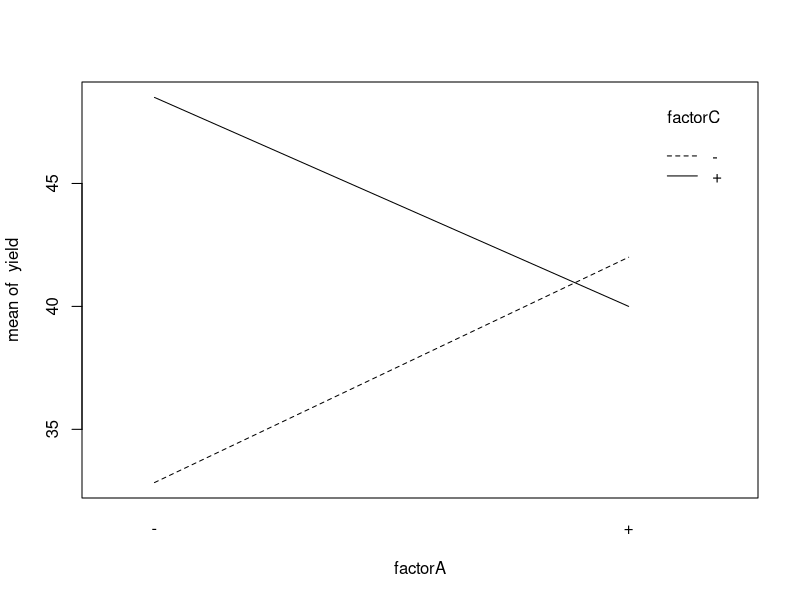
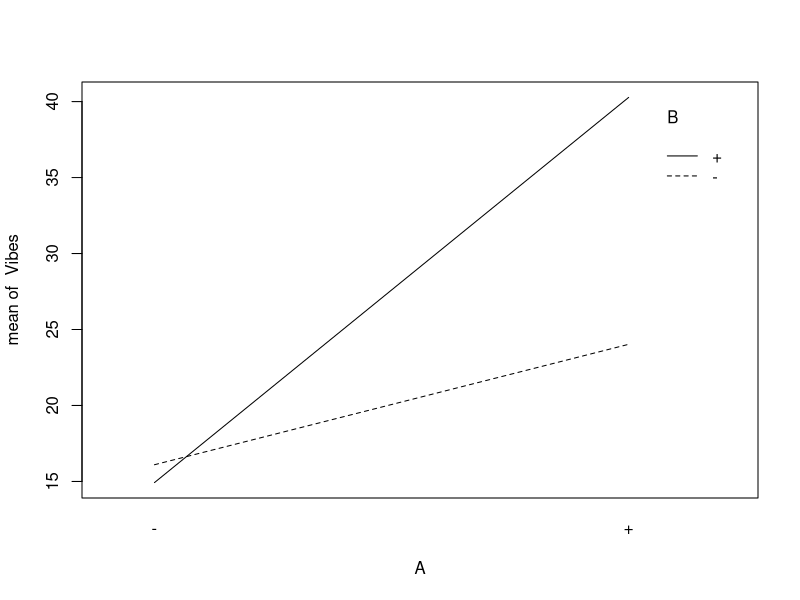

Reproduce these figures in R, in order.
## ---- chunk 1
# creating data table
factorA = rep(c("-","+","-","+","-","+","-","+"), times = 3)
factorB = rep(c("-","-","+","+","-","-","+","+"), times = 3)
factorC = rep(c("-","-","-","-","+","+","+","+"), times = 3)
Rep = rep(c("I", "II", "III"), each = 8)
yield = c(22,32,35,55,44,40,60,39,31,43,34,47,45,37,50,41,25,29,50,46,38,36,54,47)

cutting.speed.long = data.frame(factorA, factorB, factorC, Rep, yield)

# defining coded
coded=function(x) #a function to code variable x
{
  ifelse(x=="+", 1, -1)
}

# linear regression
cutting.speed.lm=lm(yield ~ coded(factorA) * coded(factorB) * coded(factorC), cutting.speed.long)
summary(cutting.speed.lm)

# interaction plot
with(cutting.speed.long, interaction.plot(factorA, factorC, yield))
## ---- chunk 2
# ANOVA test
cutting.speed.aov=aov(yield ~ factorA * factorB * factorC, cutting.speed.long)
summary(cutting.speed.aov)
mse=summary(cutting.speed.aov)[[1]][8,3]
mse
## ---- chunk 3
# creating data table
A <- rep(c("-","+","-","+"), times = 4)
B <- rep(c("-","-","+","+"), times = 4)
Rep <- rep(c("I","II","III","IV"), each = 4)
Vibes <- c(18.2, 27.2, 15.9, 41.0, 18.9, 24.0, 14.5, 43.9, 12.9, 22.4, 15.1, 36.3, 14.4, 22.5, 14.2, 39.9)
router.long <- data.frame(A, B, Rep, Vibes)

# defining coded
coded=function(x) #a function to code variable x
{
  ifelse(x=="+", 1, -1)
}

# linear regression
router.lm=lm(Vibes ~ coded(A) * coded(B), router.long)
summary(router.lm)
## ---- chunk 4
# interaction plot
with(router.long, interaction.plot(A, B, Vibes))
